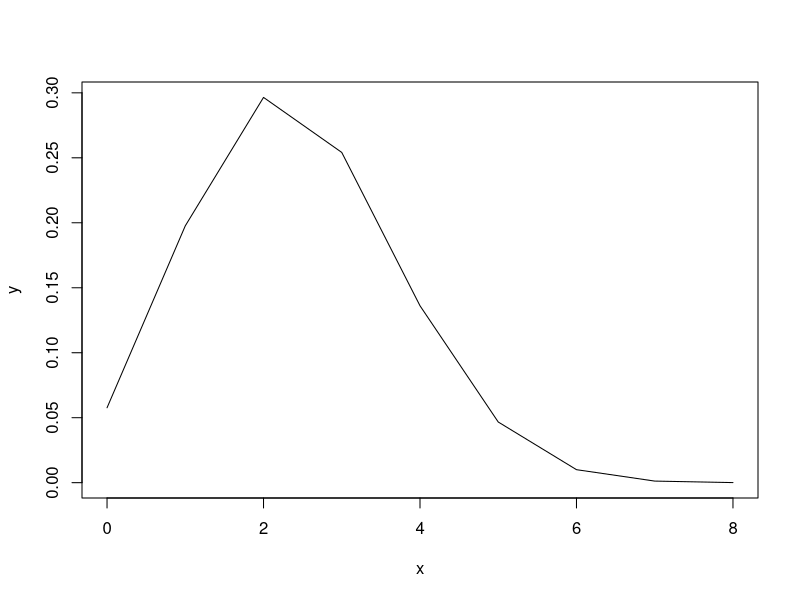
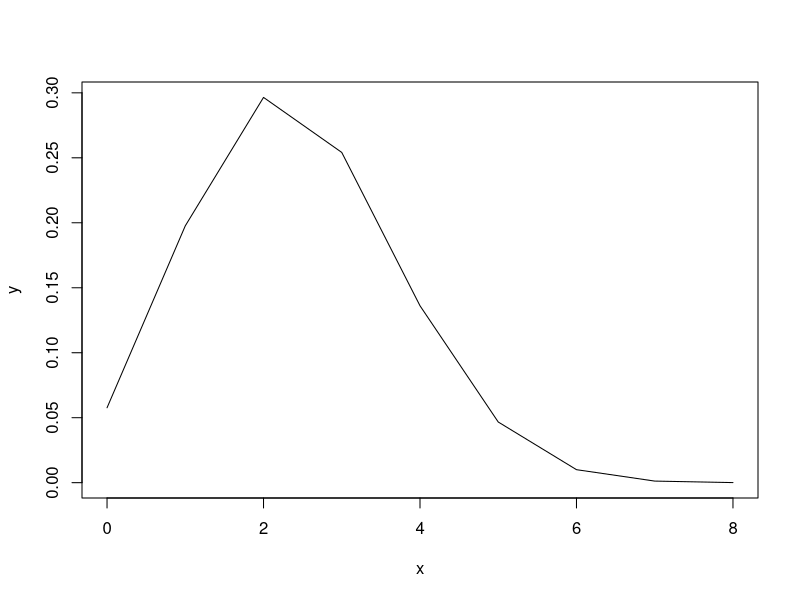
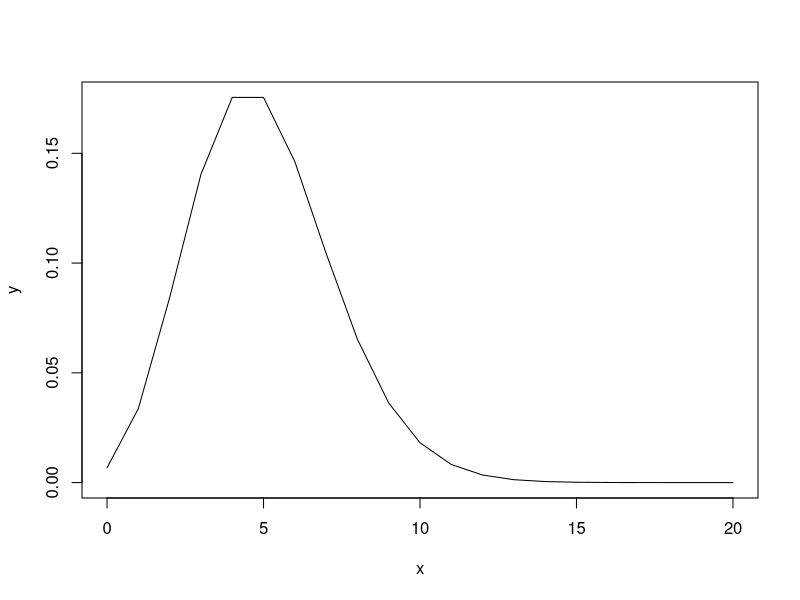
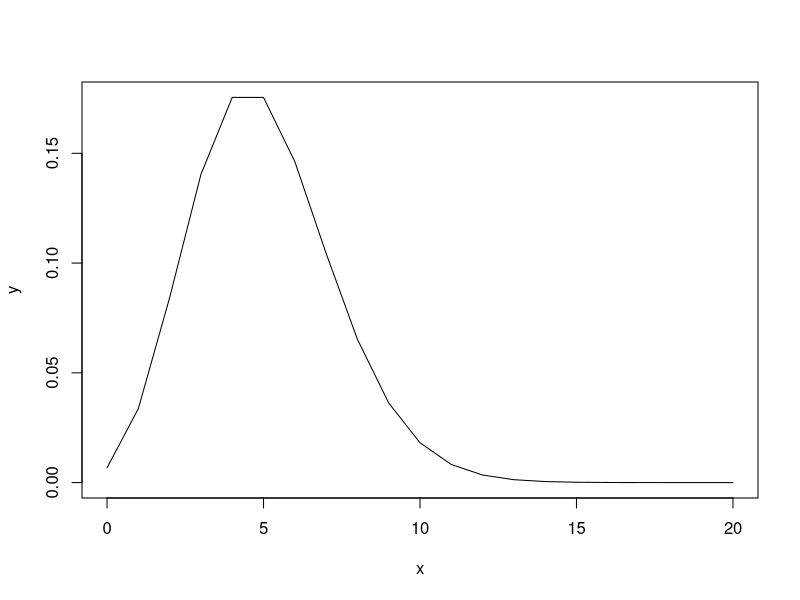
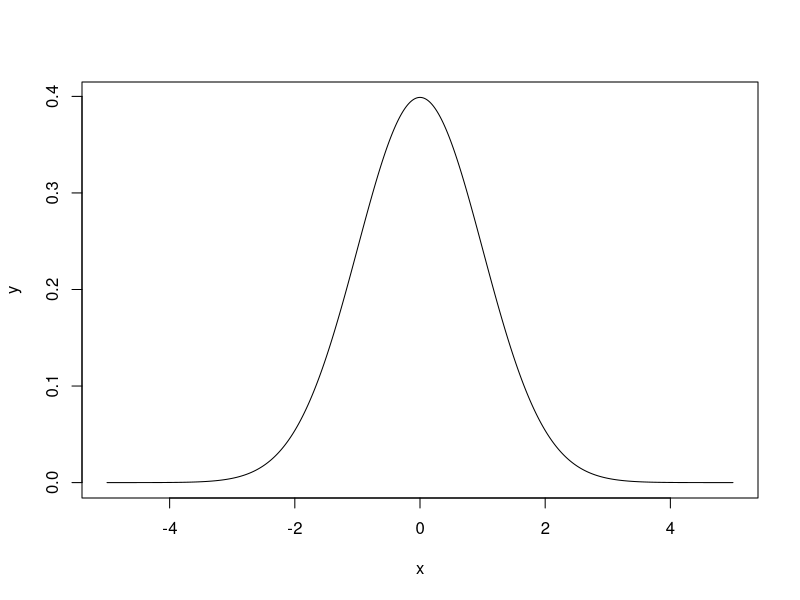
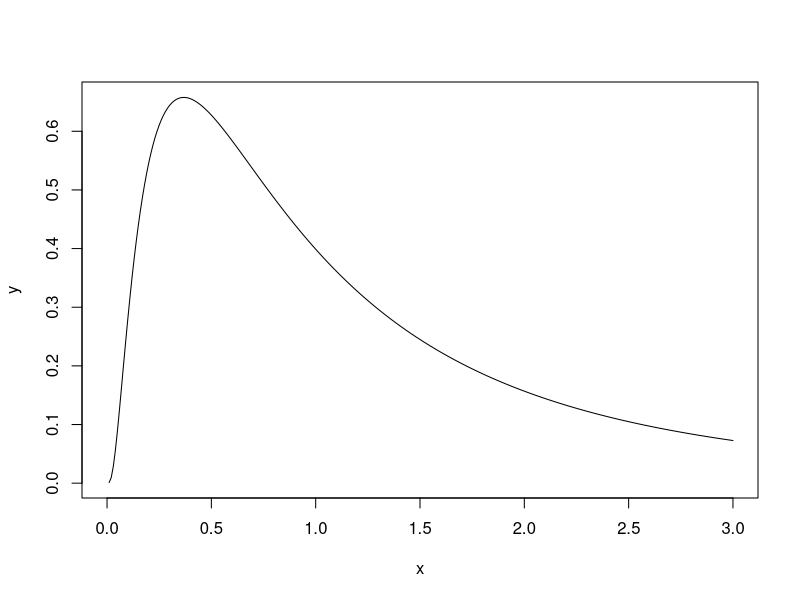
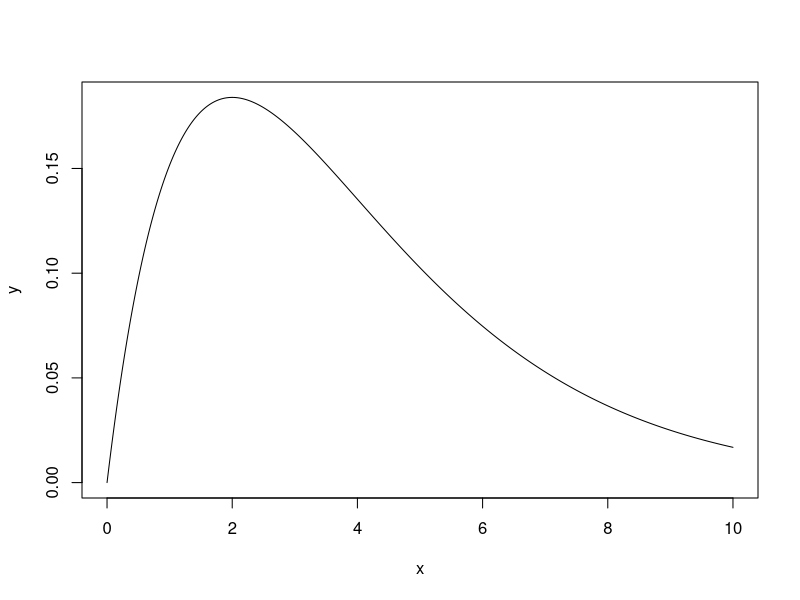
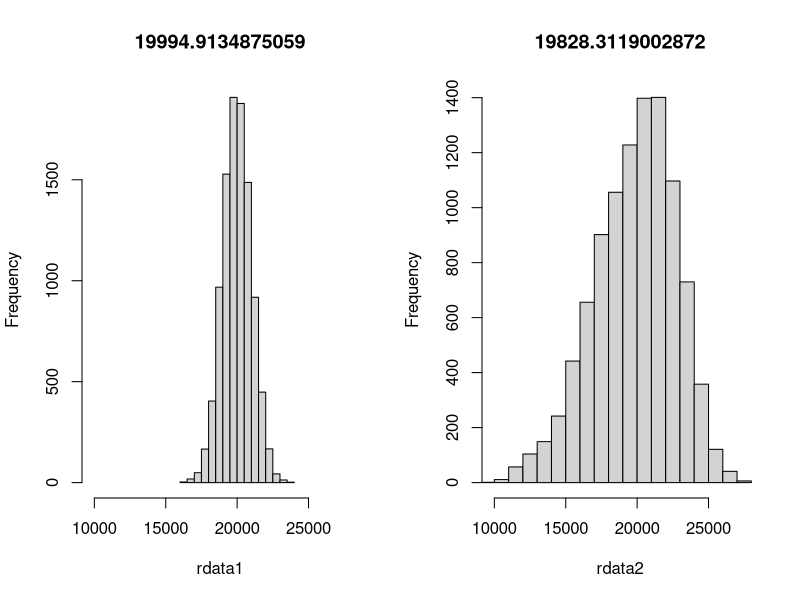

Generate these figures, in order, with R:
## ---- chunk 1
# 式から
p<-0.3
N<-8
x<-c(0:N)
y<-choose(N,x)*p^x*(1-p)^(N-x)
plot(x,y,type='l')
## ---- chunk 2
# 関数で
x<-c(0:8)
y<-dbinom(x,8,0.3)
plot(x,y,type='l')
## ---- chunk 3
    # 式から
    lambda<-5
    x<-c(0:20)
    y<-exp(-lambda)*lambda^x/factorial(x)
    plot(x,y,type='l')
## ---- chunk 4
  # 関数で
  lmbd<-5
  x<-c(0:20)
  y<-dpois(x,lambda=lmbd)
  plot(x,y,type='l')
## ---- chunk 5
    v<-1
    m<-0
    x<-seq(-5,5,0.01)
    y<-(1/sqrt(2*pi*v))*exp(-(x-m)^2/(2*v))
    plot(x,y,type='l')
## ---- chunk 6
    v<-1
    m<-0
    x<-seq(0,3,0.01)
    y<-1/(sqrt(2*pi*v)*x)*exp(-(log(x)-m)^2/(2*v))
    plot(x,y,type='l')
## ---- chunk 7
    shp<-2
    scl<-2
    x<-seq(0,10,0.01)
    y<-dgamma(x,shape=shp, rate=1/scl)
    plot(x,y,type='l')
## ---- chunk 8
b0<-3000
b1<-850
layout(matrix(1:2, ncol=2))
rdata1<-numeric()
rdata2<-numeric()
tp<-numeric()
for (rp in 1:100){
  tp[rp]<-rnorm(1,mean=20,sd=3)
  rdata1<-append(rdata1,rnorm(100,mean=20000,sd=1000))
  rdata2<-append(rdata2,rnorm(100,mean=b1*tp[rp]+b0,sd=1000))
}
hist(rdata1,xlim=c(min(rdata2),max(rdata2)),main=mean(rdata1))
hist(rdata2, xlim=c(min(rdata2),max(rdata2)),main=mean(rdata2))

## ---- chunk 9
layout(matrix(1:2, ncol=2))
m<-0
v<-1
n<-10000
x<-seq(m-sqrt(v)*4,m+sqrt(v)*4,0.01)
y<-(1/sqrt(2*pi*v))*exp(-(x-m)^2/(2*v))
plot(x,y,type='l')
rdata<-rnorm(n, m, sqrt(v))
hist(rdata, breaks=12)
## ---- chunk 10
# a地域とb地域では初期比が異なるけど、遷移核が同じならそのうち同じ値に収束するという例
na<-1 # a地域人数
nb<-1 # b地域人数
aAi<-0.9 # a地域におけるA社初期比
aBi<-1-aAi # a地域におけるA社初期比
bAi<-0.2 # b地域のA社初期比
bBi<-1-bAi　# b地域のB社初期比

nrp<-30 # 繰り返し数
rAA<-0.4 # 以下の4行は遷移核
rAB<-0.6
rBB<-0.1
rBA<-0.9
naA<-numeric(nrp)
naB<-numeric(nrp)
nbA<-numeric(nrp)
nbB<-numeric(nrp)
naA[1]<-na*aAi
naB[1]<-na*aBi
nbA[1]<-nb*bAi
nbB[1]<-nb*bBi
for(rp in 2:nrp){
  naA[rp]<-naA[rp-1]*rAA+naB[rp-1]*rBA
  naB[rp]<-naA[rp-1]*rAB+naB[rp-1]*rBB
  nbA[rp]<-nbA[rp-1]*rAA+nbB[rp-1]*rBA
  nbB[rp]<-nbA[rp-1]*rAB+nbB[rp-1]*rBB
}
layout(matrix(1:2, ncol=2))
plot(naA, type='l',col='red',ylim=c(0,1.0))
par(new=T)
plot(naB, type='l',col='blue',xlab='',ylab='',ylim=c(0,1.0))
plot(nbA, type='l',col='red',ylim=c(0,1.0))
par(new=T)
plot(nbB, type='l',col='blue',xlab='',ylab='',ylim=c(0,1.0))
## ---- chunk 11
layout(matrix(1:2, ncol=2))
nrp<-2000
data<-c(2.4,3.2,2.2,4.6,3.3)
m<-0
v<-1
chain<-4
#knl<-numeric(nrp)
#theta<-numeric(nrp)
knl<-matrix(0,nrow=nrp, ncol=chain)
theta<-matrix(0,nrow=nrp,ncol=chain)

ratio<-1
for (nc in 1:chain){
  theta[1, nc]<-runif(1,min=-2,max=2) # -2から2の連続一様分布に従う乱数
  for (rp in 1:nrp){
    kp<-numeric(length(data))
    for (d in 1:length(data)){
      kp[d]<-exp(-((data[d]-theta[rp,nc])^2)/2)/sqrt(2)*pi
    }
    knl[rp,nc]<-prod(kp)*exp(-(theta[rp,nc]^2/20000))/sqrt(20000*pi) #カーネルの計算
    
    if (rp>1){
      lr<-knl[rp,nc]/knl[rp-1,nc]  # カーネル比（rate）の算出
      if (runif(1)>lr){ # 確率rateで提案thetaを採用
        #print(lr)
        theta[rp,nc]<-theta[rp-1,nc]
        knl[rp,nc]<-knl[rp-1,nc]
      }
    }
    if (rp<nrp){
      theta[rp+1,nc]<-theta[rp,nc]+rnorm(1,m,v) # 次のthetaの生成, 平均m, 分散vの正規分布に従う乱数を前のthetaにたす
    } 
  }
}

for (wf in 1:chain){
  if (wf>1){
    par(new=T)
    plot(theta[1:nrp,wf],type='l', xlab='',ylab='', col=wf, ylim=(c(min(theta),max(theta))))
  }else{
    plot(theta[1:nrp,wf],type='l', main=mean(theta), col=wf, ylim=(c(min(theta),max(theta))))
  }
}
par(new=F)
for (wf in 1:chain){
  if (wf>1){
    hist(theta[,wf], col=adjustcolor(wf, alpha.f=0.3), add=TRUE, breaks=seq(floor(min(theta)),ceiling(max(theta)),0.5))
  }else{
    hist(theta[,wf], col=adjustcolor(wf, alpha.f=0.3), breaks=seq(floor(min(theta)),ceiling(max(theta)),0.5))
  }
}

## ---- chunk 12
layout(matrix(1:2, ncol=2))
data<-c(4,3,4,5,5,2,3,1,4,0,1,5,5,6,5,4,4,5,3,4)
hist(data,breaks=c(-1:7))
logb<-function(x) sum(log(dbinom(data, 8, x)))
q <- seq(0.2, 0.7, 0.01)
plot(q, sapply(q, logb), type='l')
## ---- chunk 13
nrp<-1000
qi<-0.159
n<-8
data<-c(4,3,4,5,5,2,3,1,4,0,1,5,5,6,5,4,4,5,3,4)
logL<-numeric(nrp)
q<-numeric(nrp)
q[1]<-qi
for (rp in 1:nrp){
  lh<-numeric(length(data))
  for (d in 1:length(data)){
    lh[d]<-choose(n,data[d])*q[rp]^data[d]*(1-q[rp])^(n-data[d])
  }
  logL[rp]<-log(prod(lh))
  if (rp>1){
    if (logL[rp]<logL[rp-1]){
      q[rp]<-q[rp-1]
      logL[rp]<-logL[rp-1]
    }
  }
  if (round(runif(1))){
    q[rp+1]<-q[rp]+0.001
  }else{
    q[rp+1]<-q[rp]-0.001
  }
}
plot(q[1:nrp],type='l', main=q[nrp])
## ---- chunk 14
layout(matrix(1:2, ncol=1))
nrp<-50000
qi<-0.30
n<-8
data<-c(4,3,4,5,5,2,3,1,4,0,1,5,5,6,5,4,4,5,3,4)
logL<-numeric(nrp)
q<-numeric(nrp)
q[1]<-qi
lr<-1
for (rp in 1:nrp){
  lh<-numeric(length(data))
  for (d in 1:length(data)){
    lh[d]<-choose(n,data[d])*q[rp]^data[d]*(1-q[rp])^(n-data[d])
  }
  logL[rp]<-log(prod(lh))
  if (rp>1){
    lr<-exp(logL[rp]-logL[rp-1])
    if (runif(1)>lr){
      #print(lr)
      q[rp]<-q[rp-1]
      logL[rp]<-logL[rp-1]
    }
  }
  if (round(runif(1))){
    q[rp+1]<-min(0.99,q[rp]+0.01)
  }else{
    q[rp+1]<-max(0.01,q[rp]-0.01)
  }
}
plot(q[1:nrp],type='l', main=mean(q))
hist(q)
## ---- chunk 15
mtrx<-matrix(
  data=1:10,
  nrow=2,
  byrow=F
)
rownames(mtrx)<-c('row1','row2')
colnames(mtrx)<-c('c1','c2','c3','c4','c5')
print(mtrx)
## ---- chunk 16
df2 <- data.frame(
  data=1:24
)
ts2<-ts(
  df2, # 対象データ
  start = c(2010,1), #開始年月
  frequency=12 #頻度
)
print(ts2)

## ---- chunk 17
fish<-read.csv('2-2-1-fish.csv')
hist(fish$length)
## ---- chunk 18
fish<-read.csv('2-2-1-fish.csv')
plot(density(fish$length, adjust=1))

## ---- chunk 19
acf(Nile)
